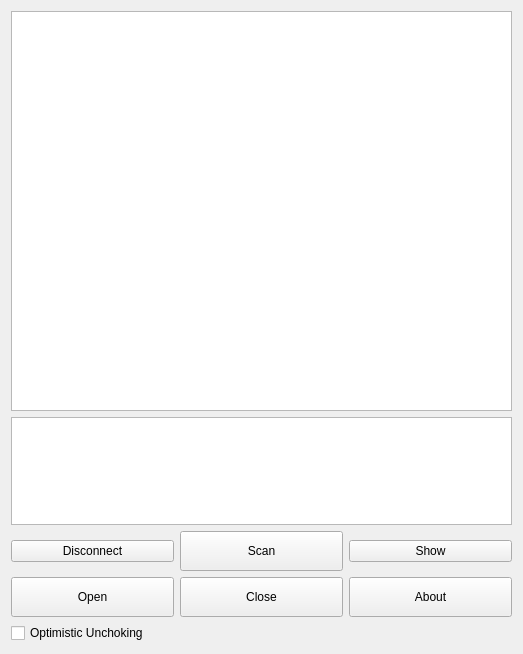
<?xml version="1.0" encoding="UTF-8"?>
<ui version="4.0">
 <class>BlueToothService</class>
 <widget class="QWidget" name="BlueToothService">
  <property name="geometry">
   <rect>
    <x>0</x>
    <y>0</y>
    <width>523</width>
    <height>654</height>
   </rect>
  </property>
  <property name="windowTitle">
   <string>Form</string>
  </property>
  <property name="windowIcon">
   <iconset>
    <normaloff>heart.png</normaloff>heart.png</iconset>
  </property>
  <layout class="QGridLayout" name="gridLayout">
   <item row="0" column="0">
    <widget class="QListWidget" name="list">
     <property name="minimumSize">
      <size>
       <width>0</width>
       <height>400</height>
      </size>
     </property>
     <property name="maximumSize">
      <size>
       <width>1000000</width>
       <height>1000000</height>
      </size>
     </property>
     <property name="font">
      <font>
       <pointsize>16</pointsize>
      </font>
     </property>
    </widget>
   </item>
   <item row="1" column="0">
    <widget class="QTextBrowser" name="textBrowser_info">
     <property name="maximumSize">
      <size>
       <width>1000000</width>
       <height>1000000</height>
      </size>
     </property>
     <property name="styleSheet">
      <string notr="true">font: 14pt &quot;宋体&quot;;</string>
     </property>
    </widget>
   </item>
   <item row="2" column="0">
    <layout class="QHBoxLayout" name="horizontalLayout_1">
     <item>
      <widget class="QPushButton" name="pushButton_disconnect">
       <property name="minimumSize">
        <size>
         <width>0</width>
         <height>12</height>
        </size>
       </property>
       <property name="styleSheet">
        <string notr="true">font: 15pt &quot;Microsoft YaHei UI&quot;;</string>
       </property>
       <property name="text">
        <string>Disconnect</string>
       </property>
      </widget>
     </item>
     <item>
      <widget class="QPushButton" name="pushButton_scan">
       <property name="minimumSize">
        <size>
         <width>0</width>
         <height>40</height>
        </size>
       </property>
       <property name="styleSheet">
        <string notr="true">font: 15pt &quot;Microsoft YaHei UI&quot;;</string>
       </property>
       <property name="text">
        <string>Scan</string>
       </property>
      </widget>
     </item>
     <item>
      <widget class="QPushButton" name="pushButton_show">
       <property name="minimumSize">
        <size>
         <width>0</width>
         <height>12</height>
        </size>
       </property>
       <property name="styleSheet">
        <string notr="true">font: 15pt &quot;Microsoft YaHei UI&quot;;</string>
       </property>
       <property name="text">
        <string>Show</string>
       </property>
      </widget>
     </item>
    </layout>
   </item>
   <item row="3" column="0">
    <layout class="QHBoxLayout" name="horizontalLayout_2">
     <item>
      <widget class="QPushButton" name="pushButton_openBluetooth">
       <property name="minimumSize">
        <size>
         <width>0</width>
         <height>40</height>
        </size>
       </property>
       <property name="maximumSize">
        <size>
         <width>16777215</width>
         <height>81</height>
        </size>
       </property>
       <property name="styleSheet">
        <string notr="true">font: 15pt &quot;Microsoft YaHei UI&quot;;</string>
       </property>
       <property name="text">
        <string>Open</string>
       </property>
      </widget>
     </item>
     <item>
      <widget class="QPushButton" name="pushButton_closeDevice">
       <property name="minimumSize">
        <size>
         <width>0</width>
         <height>40</height>
        </size>
       </property>
       <property name="styleSheet">
        <string notr="true">font: 15pt &quot;Microsoft YaHei UI&quot;;</string>
       </property>
       <property name="text">
        <string>Close</string>
       </property>
      </widget>
     </item>
     <item>
      <widget class="QPushButton" name="pushButton_about">
       <property name="minimumSize">
        <size>
         <width>0</width>
         <height>40</height>
        </size>
       </property>
       <property name="styleSheet">
        <string notr="true">font: 15pt &quot;Microsoft YaHei UI&quot;;</string>
       </property>
       <property name="text">
        <string>About</string>
       </property>
      </widget>
     </item>
    </layout>
   </item>
   <item row="4" column="0">
    <layout class="QHBoxLayout" name="horizontalLayout_3">
     <item>
      <widget class="QCheckBox" name="checkBox_discoverable">
       <property name="layoutDirection">
        <enum>Qt::LeftToRight</enum>
       </property>
       <property name="autoFillBackground">
        <bool>true</bool>
       </property>
       <property name="styleSheet">
        <string notr="true">font: 15pt &quot;Microsoft YaHei UI&quot;;</string>
       </property>
       <property name="text">
        <string>Optimistic Unchoking</string>
       </property>
      </widget>
     </item>
    </layout>
   </item>
  </layout>
 </widget>
 <resources/>
 <connections/>
</ui>
